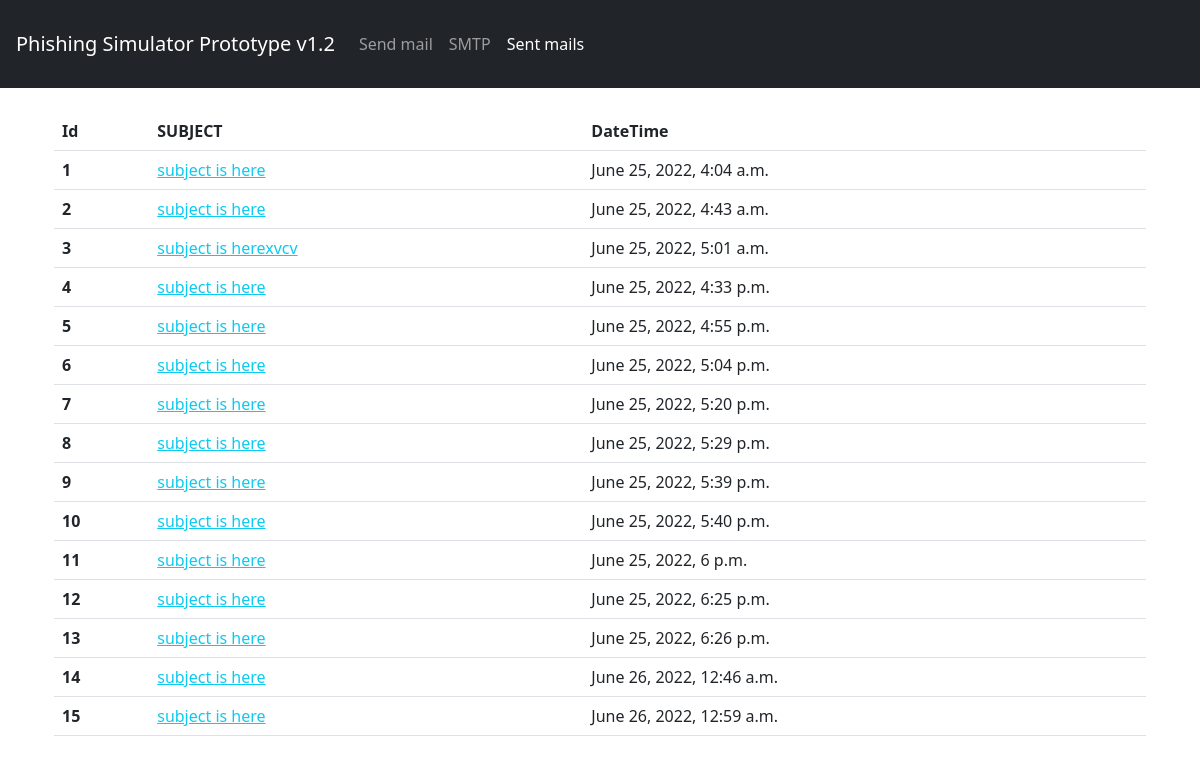
The page /list-mails/ on the database its author committed.
### mailer/models.py (models this page shows, shortened)
class Mails(models.Model):
    sender_email    = models.CharField(max_length=255, blank=True, null=True)
    sender_name     = models.CharField(max_length=255, blank=True, null=True)
    reply_to_email  = models.CharField(max_length=255, blank=True, null=True)
    reply_to_name   = models.CharField(max_length=255, blank=True, null=True)
    subject         = models.CharField(max_length=255, blank=True, null=True)
    message         = models.TextField(blank=True, null=True)
    email_list      = models.TextField(blank=True, null=True)
    dt_stamp        = models.DateTimeField(auto_now_add=True, blank=True, null=True)

### mailer/views.py (the view)
# urls.py: path('list-mails/', SenderListView, name="list-sender-view"),
def SenderListView(request):
    if request.method == 'GET':
        data = Mails.objects.all()
        return render(request, 'list-senders.html', {"data":data})

### templates/list-senders.html (shortened to what this page needs)
{% load static %}
{% include 'nav.html' %}
<div class="container p-4">
<form method="POST" action="">
<table class="table">
    <thead>
      <tr>
        <th scope="col">Id</th>
        <th scope="col">SUBJECT</th>
        <th scope="col">DateTime</th>
      </tr>
    </thead>
    <tbody>
    {% for i in data %}
      <tr>
        <th scope="row">{{ i.id }}</th>
        <td><a href="{% url 'detail-sender' id=i.id %}" class="link-info">{{ i.subject }}</a></td>
        <td>{{ i.dt_stamp }}</td>
      </tr>
      {% endfor %}
    </tbody>
</table>
</form>
</div>

### rows shown on the page
Mails: id "1", subject "subject is here", dt_stamp "June 25, 2022, 4:04 a.m."
Mails: id "2", subject "subject is here", dt_stamp "June 25, 2022, 4:43 a.m."
Mails: id "3", subject "subject is herexvcv", dt_stamp "June 25, 2022, 5:01 a.m."
Mails: id "4", subject "subject is here", dt_stamp "June 25, 2022, 4:33 p.m."
Mails: id "5", subject "subject is here", dt_stamp "June 25, 2022, 4:55 p.m."
Mails: id "6", subject "subject is here", dt_stamp "June 25, 2022, 5:04 p.m."
Mails: id "7", subject "subject is here", dt_stamp "June 25, 2022, 5:20 p.m."
Mails: id "8", subject "subject is here", dt_stamp "June 25, 2022, 5:29 p.m."
Mails: id "9", subject "subject is here", dt_stamp "June 25, 2022, 5:39 p.m."
Mails: id "10", subject "subject is here", dt_stamp "June 25, 2022, 5:40 p.m."
Mails: id "11", subject "subject is here", dt_stamp "June 25, 2022, 6 p.m."
Mails: id "12", subject "subject is here", dt_stamp "June 25, 2022, 6:25 p.m."
Mails: id "13", subject "subject is here", dt_stamp "June 25, 2022, 6:26 p.m."
Mails: id "14", subject "subject is here", dt_stamp "June 26, 2022, 12:46 a.m."
Mails: id "15", subject "subject is here", dt_stamp "June 26, 2022, 12:59 a.m."
